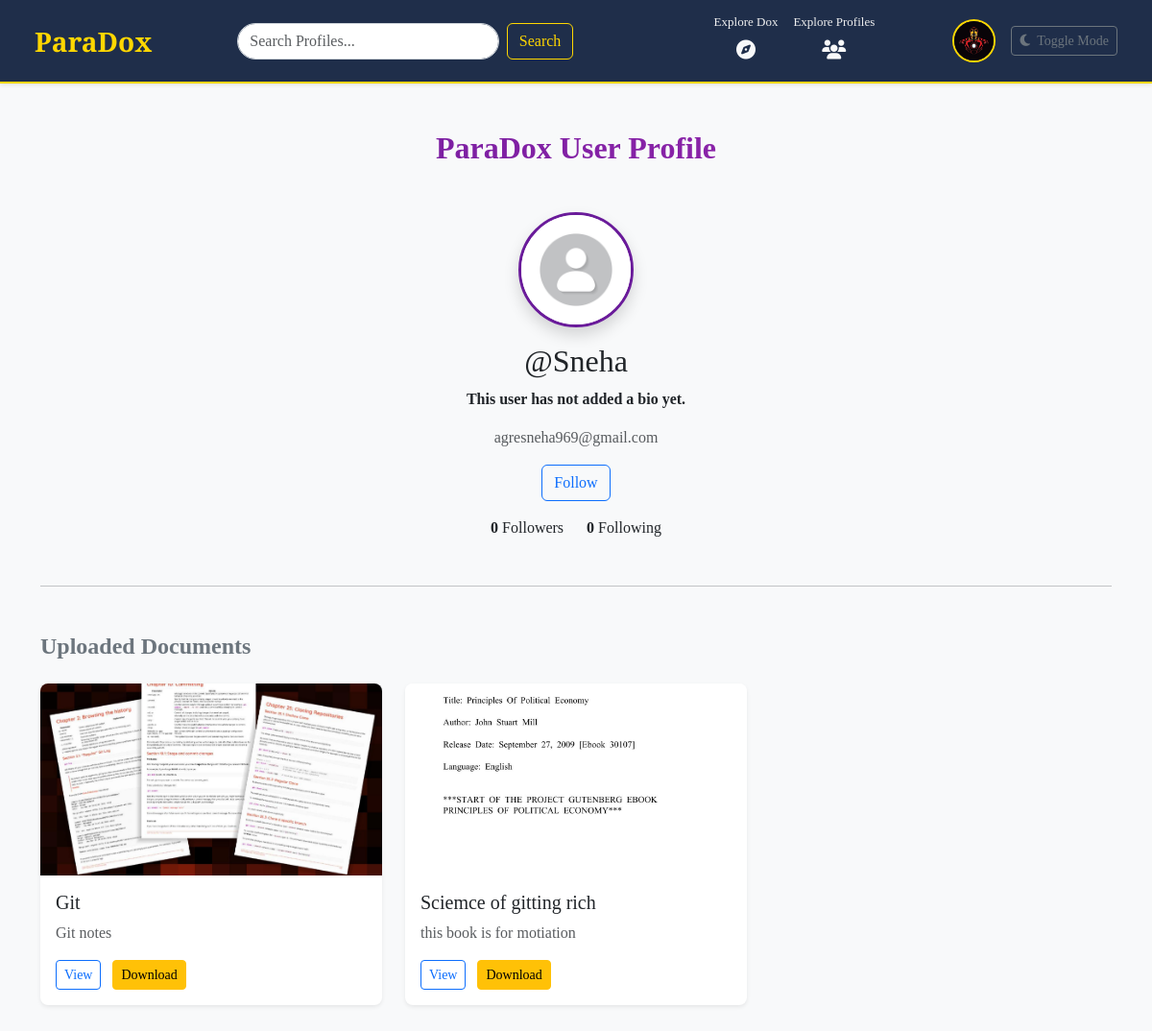
The app's page /profile/242/ (signed in), older data.
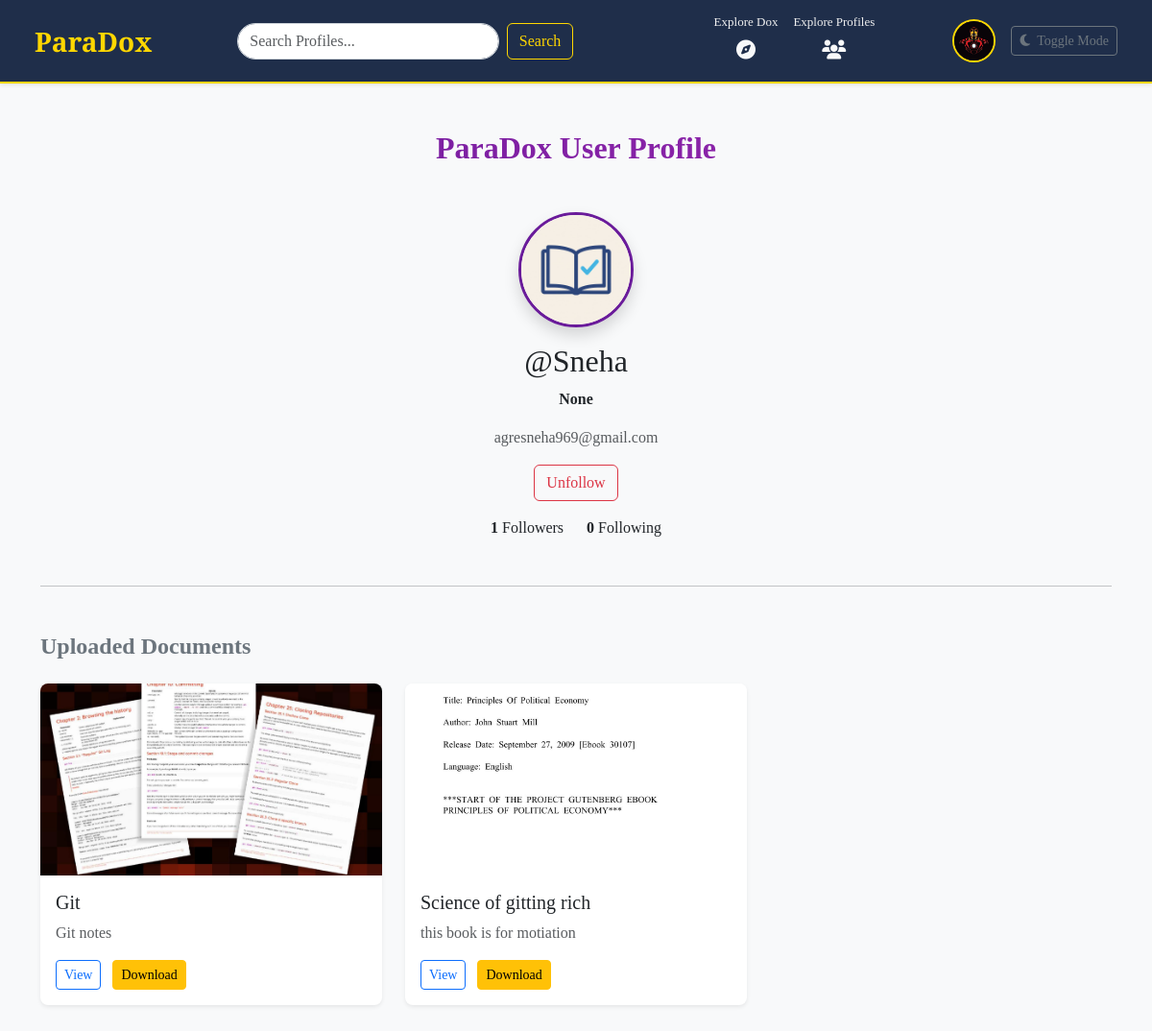
The same page, newer data.
### apps/dashboard/models.py (models this page shows)
class User(models.Model):
    email = models.EmailField(unique=True)
    name = models.CharField(max_length=100, default="User", null=True, blank=True)
    mobile = models.CharField(max_length=14, unique=True)
    password = models.CharField(max_length=255)
    otp = models.IntegerField(null=True, blank=True)
    is_active = models.BooleanField(default=False)
    followers = models.ManyToManyField('self', symmetrical=False, related_name='following', blank=True)
    bio = models.TextField(blank=True, null=True)
    profile_image = models.ImageField(upload_to='profile_images/',blank=True, null=True)
    from django.db import models

class Document(models.Model):
    user = models.ForeignKey(User, on_delete=models.CASCADE)
    file = models.FileField(upload_to='documents/')
    title = models.CharField(max_length=100)
    description = models.TextField(blank=True)
    file = models.FileField(upload_to='documents/')
    thumbnail = models.ImageField(upload_to='thumbnails/', blank=True, null=True)
    uploaded_at = models.DateTimeField(auto_now_add=True)

### apps/dashboard/views.py (the view)
# urls.py: path('profile/<int:user_id>/', views.public_profile, name='public_profile'),
@login_required
def public_profile(request, user_id):
    user_profile = User.objects.get(id=user_id)
    current_user = User.objects.get(id=request.session.get('user_id'))
    documents = Document.objects.filter(user=user_profile).order_by('-uploaded_at')
    return render(request, 'dashboard/public_profile.html', {
        'user_profile': user_profile,
        'current_user': current_user,
        'documents': documents,
        'followers_count': user_profile.followers.count(),
        'following_count': user_profile.following.count(),
        'followers': user_profile.followers.all(),
        'following': user_profile.following.all()
    })

### apps/dashboard/context_processors.py (called while the page is built)
def current_user(request):
    user_id = request.session.get('user_id')
    if user_id:
        try:
            user = User.objects.get(id=user_id)
            return {'user': user}
        except User.DoesNotExist:
            return {}
    return {}

### apps/dashboard/views.py (called while the page is built)
def login_required(view_func):
    @wraps(view_func)
    def wrapper(request, *args, **kwargs):
        if 'user_id' not in request.session:
            return redirect('sign_in')
        return view_func(request, *args, **kwargs)
    return wrapper

### apps/dashboard/templates/dashboard/public_profile.html (shortened to what this page needs)
{% extends 'dashboard/base.html' %}
{% load static %}
{% block body %}
<div class="container py-5">
  <div class="text-center mb-5">
    <h2 class="fw-bold" style="background: linear-gradient(to right, #6a1b9a, #9c27b0); -webkit-background-clip: text; -webkit-text-fill-color: transparent;">
      ParaDox User Profile
    </h2>
  </div>
  <div class="text-center mb-3">
    {% if user_profile.profile_image and user_profile.profile_image.name %}
    <img src="{{ user_profile.profile_image.url }}" alt="Profile Image" class="rounded-circle shadow"
      style="width: 120px; height: 120px; object-fit: cover; border: 3px solid #6a1b9a;">
    {% else %}
    <img src="{% static 'dashboard/images/default-profile-icon.jpg' %}" alt="Default Image" class="rounded-circle shadow"
      style="width: 120px; height: 120px; object-fit: cover; border: 3px solid #6a1b9a;">
    {% endif %}
  </div>
  <h2 class="text-center text-purple">@{{ user_profile.name }}</h2>
  <p class="fw-semibold text-center">{{ user_profile.bio|default:"This user has not added a bio yet." }}</p>
  <p class="text-muted text-center">{{ user_profile.email }}</p>
  {% if user_profile != current_user %}
  <div class="text-center mb-3">
    <form method="post" action="{% url 'toggle_follow' user_profile.id %}">
      {% if user_profile in current_user.following.all %}
      <button type="submit" class="btn btn-outline-danger">Unfollow</button>
      {% else %}
      <button type="submit" class="btn btn-outline-primary">Follow</button>
      {% endif %}
    </form>
  </div>
  {% endif %}
  <div class="d-flex justify-content-center gap-4 mb-4">
    <a href="#" data-bs-toggle="modal" data-bs-target="#followersModal" class="text-decoration-none text-dark">
      <strong>{{ followers_count }}</strong> Followers
    </a>
    <a href="#" data-bs-toggle="modal" data-bs-target="#followingModal" class="text-decoration-none text-dark">
      <strong>{{ following_count }}</strong> Following
    </a>
  </div>
  <hr class="my-5">
  <h4 class="text-secondary fw-bold mb-4">Uploaded Documents</h4>
  {% if documents %}
  <div class="row">
    {% for doc in documents %}
    <div class="col-md-4 mb-4">
      <div class="card h-100 shadow-sm border-0 rounded-3">
        {% if doc.thumbnail %}
        <img src="{{ doc.thumbnail.url }}" class="card-img-top rounded-top-3" style="height: 200px; object-fit: cover;">
        {% else %}
        <img src="{% static 'dashboard/images/default_thumbnail.png' %}" class="card-img-top rounded-top-3" style="height: 200px; object-fit: cover;">
        {% endif %}
        <div class="card-body">
          <h5 class="card-title">{{ doc.title }}</h5>
          <p class="card-text text-muted">{{ doc.description|default:"No description provided." }}</p>
          <a href="{{ doc.file.url }}" target="_blank" class="btn btn-sm btn-outline-primary">View</a>
          <a href="{{ doc.file.url }}" class="btn btn-sm btn-warning ms-2" download>Download</a>
        </div>
      </div>
    </div>
    {% endfor %}
  </div>
  {% else %}
  <p class="text-muted">No documents uploaded yet.</p>
  {% endif %}
</div>
{% endblock %}

Row changes from the older to the newer data that the page shows:
changed User "Sneha": profile_image: picture added; bio "This user has not added a bio yet." → "None"
changed Document "this book is for motiation": title "Sciemce of gitting rich" → "Science of gitting rich"
Text that changed along with them:
{{ followers_count }}: "0" → "1"
text no longer shown: "Follow"
text now shown: "Unfollow"
